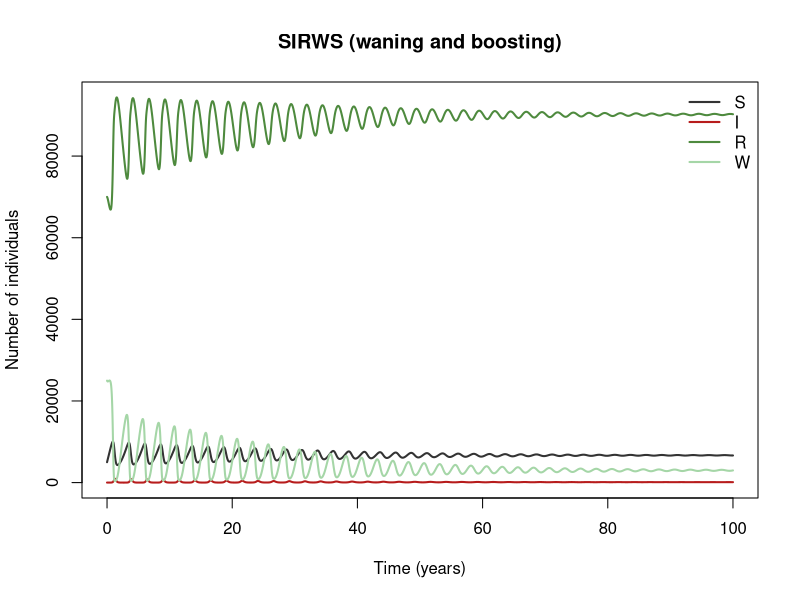
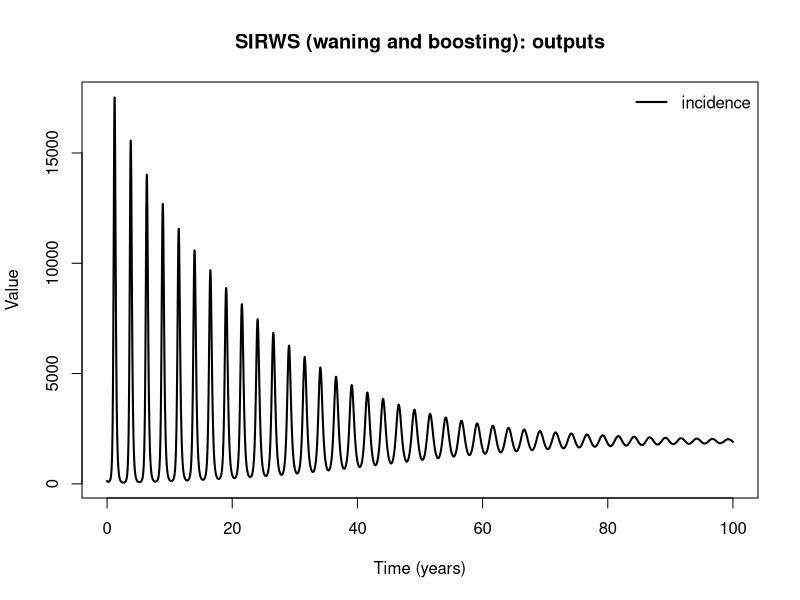

Write the R code that produced these figures, in order.
## SIRWS (waning and boosting)
## Immunity wanes through a W stage; re-exposure while in W boosts immunity back to R (pertussis-like).
## Reference: Lavine, King & Bjornstad (2011), PNAS 108:7259-7264
##
## Generated from a compartmental model diagram (model format v1).
## Regenerating from the same diagram always gives this exact file.
##
## Compartments: S, I, R, W
## Flows (time unit: years):
##   (outside) -> S  : mu * N
##   S -> I          : lam * S
##   I -> R          : gamma * I
##   R -> W          : 2 * kappa * R
##   W -> S          : 2 * kappa * W
##   W -> R          : boost * lam * W
##   S -> (outside)  : mu * S
##   I -> (outside)  : mu * I
##   R -> (outside)  : mu * R
##   W -> (outside)  : mu * W

library(deSolve)

# ---- Time ------------------------------------------------------------
times <- seq(0, 100, by = 0.02)  # years

# ---- Parameters ------------------------------------------------------
parameters <- c(
  beta = 260,        # transmission rate per year
  gamma = 365 / 21,  # recovery rate per year (21-day infectious period)
  kappa = 1 / 10,    # rate of waning per year (two stages, so mean 2 / (2 kappa) = 10 years)
  boost = 20,        # boosting factor relative to the force of infection
  mu = 1 / 70        # birth = death rate per year
)

# ---- Initial conditions ----------------------------------------------
state <- c(
  S = 5000,   # Susceptible
  I = 10,     # Infectious
  R = 70000,  # Immune
  W = 24990   # Waning immunity
)

# ---- Model equations -------------------------------------------------
sirws_model <- function(t, state, parameters) {
  with(as.list(c(state, parameters)), {
    # Total population
    N <- S + I + R + W

    # Derived quantities
    lam <- beta * I / N  # force of infection

    # Flows recorded as outputs
    incidence <- lam * S

    # Rates of change
    dS <- mu * N - lam * S + 2 * kappa * W - mu * S
    dI <- lam * S - gamma * I - mu * I
    dR <- gamma * I - 2 * kappa * R + boost * lam * W - mu * R
    dW <- 2 * kappa * R - 2 * kappa * W - boost * lam * W - mu * W

    list(c(dS, dI, dR, dW), c(incidence = incidence))
  })
}

# ---- Solve -----------------------------------------------------------
out <- ode(y = state, times = times, func = sirws_model, parms = parameters)
out <- as.data.frame(out)

# ---- Plot ------------------------------------------------------------
compartment_cols <- c(S = "#333333", I = "#B71C1C", R = "#4E8A3E", W = "#A5D6A7")
matplot(out$time, out[, names(compartment_cols)], type = "l", lty = 1, lwd = 2,
        col = compartment_cols, xlab = "Time (years)", ylab = "Number of individuals",
        main = "SIRWS (waning and boosting)")
legend("topright", legend = names(compartment_cols), col = compartment_cols,
       lty = 1, lwd = 2, bty = "n")

output_names <- c("incidence")
matplot(out$time, out[, output_names, drop = FALSE], type = "l", lty = 1, lwd = 2,
        col = seq_along(output_names), xlab = "Time (years)", ylab = "Value",
        main = "SIRWS (waning and boosting): outputs")
legend("topright", legend = output_names, col = seq_along(output_names),
       lty = 1, lwd = 2, bty = "n")
